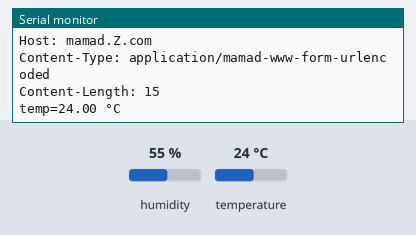
This sketch was run on a simulated Arduino Uno, built with avr-gcc and run on an emulated ATmega328P. Shown: the last lines printed to the serial monitor. The inputs (shaded band) are chosen by the test bench; at power-on: temperature 24 °C, humidity 55 %.

Above: at 7.8 s.
7.9 s: temperature set to 12 °C
At 14.4 s:
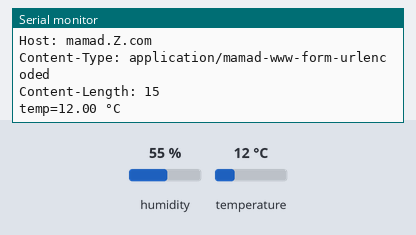
15.7 s: temperature set to 19 °C
At 21.5 s:
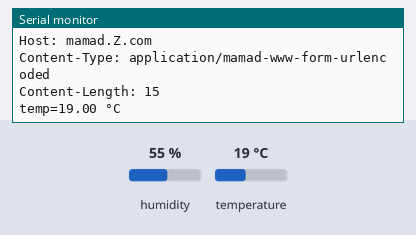
Timing chart, 0 to 23.0 s (numbered marks = the images above; inputs shaded):
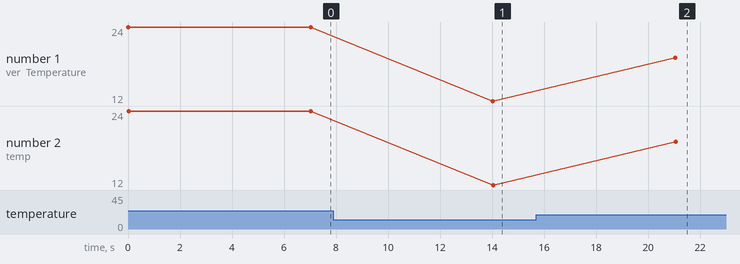

Measured:
- after the input at 7.9 s, the serial monitor: prints a new line after 6.1 s (image 1)
- after the input at 15.7 s, the serial monitor: prints a new line after 5.4 s (image 2)
- plotted number 1: 24 → 12 after the input at 7.9 s, 12 → 19 after the input at 15.7 s
- plotted number 2: 24 → 12 after the input at 7.9 s, 12 → 19 after the input at 15.7 s

The sketch:

sketch.ino
```cpp
#include <DHT.h>
#define DHTPIN 5
#define DHTTYPE DHT22
DHT dht(DHTPIN, DHTTYPE);

void setup()
{
  Serial.begin(115200);
  dht.begin();
  Serial.println("DHT22 Sensor Simulation Started!");
}

void loop()
{
  float temperature = dht.readTemperature();

  if (isnan(temperature))
   {
    Serial.println("Failed to read temperature from DHT sensor!");
    }
    else
    {
    Serial.print("Sending data to server: ");
    Serial.print("Temperature = ");
    Serial.print(temperature);
    Serial.print(" °C ");

    Serial.println("POST /update HTTP/1.1");
    Serial.println("Host: mamad.Z.com");
    Serial.println("Content-Type: application/mamad-www-form-urlencoded");
    Serial.print("Content-Length: ");
    String postData = "temp=" + String(temperature) + " °C ";
    Serial.println(postData.length());
    Serial.println();
    Serial.println(postData);
  }
  delay(7000);
}
```
